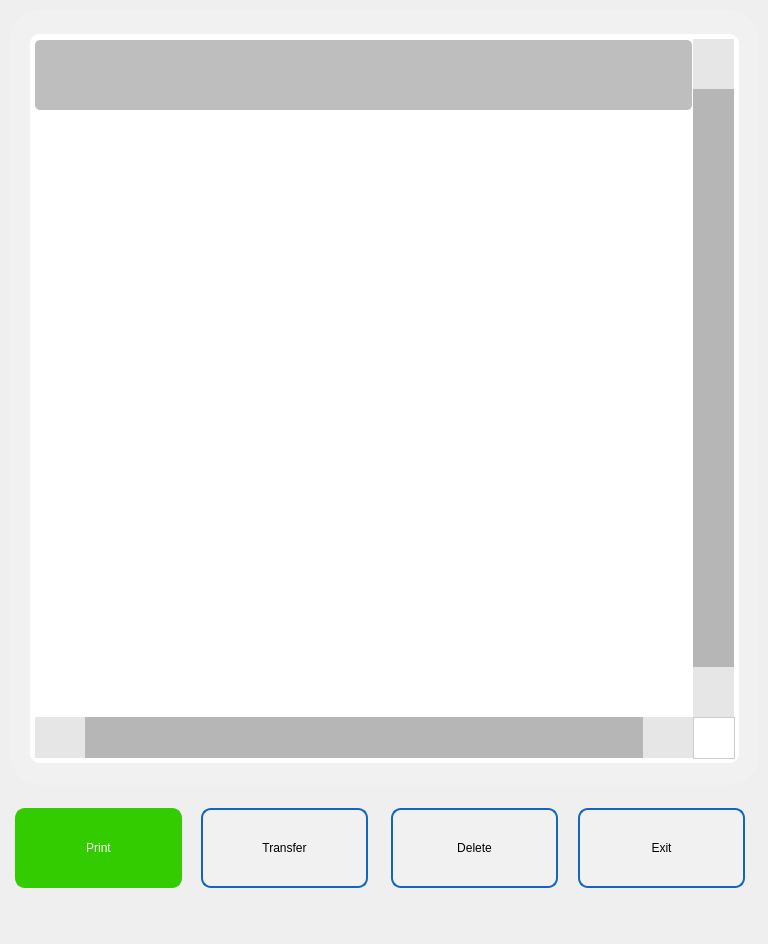
<?xml version="1.0" encoding="UTF-8"?>
<ui version="4.0">
 <class>sMemory</class>
 <widget class="QWidget" name="sMemory">
  <property name="geometry">
   <rect>
    <x>0</x>
    <y>0</y>
    <width>768</width>
    <height>944</height>
   </rect>
  </property>
  <property name="windowTitle">
   <string>Form</string>
  </property>
  <property name="styleSheet">
   <string notr="true"/>
  </property>
  <widget class="QPushButton" name="pbTransfer">
   <property name="geometry">
    <rect>
     <x>201</x>
     <y>808</y>
     <width>167</width>
     <height>80</height>
    </rect>
   </property>
   <property name="focusPolicy">
    <enum>Qt::ClickFocus</enum>
   </property>
   <property name="styleSheet">
    <string notr="true">QPushButton{
background-color: rgb(241, 241, 241);
border-width: 2px;
border-color: rgb(21, 100, 192);
border-style: solid;
border-radius: 10;
color: rgb(0, 0, 0);
font: 75 16pt &quot;Roboto Medium&quot;;
}
QPushButton:disabled { 
background-color: rgb(204, 244, 198);
border-width: 2px;
border-color: rgb(127, 143, 127);
border-style: solid;
border-radius: 10;
color: rgb(0, 0, 0);
font: 75 16pt &quot;Roboto Medium&quot;;
}
QPushButton:pressed {
background-color: rgb(194, 194, 194);
border-width: 2px;
border-color: rgb(194, 194, 194);
border-style: solid;
border-radius: 10;
color: rgb(255, 255, 255);
font: 75 16pt &quot;Roboto Medium&quot;;
}
QPushButton:down {
background-color: rgb(24, 163, 3);
border-width: 2px;
border-color: rgb(24, 163, 3);
border-style: solid;
border-radius: 10;
color: rgb(0, 0, 0);
font: 75 16pt &quot;Roboto Medium&quot;;
}
QPushButton:default {
background-color: rgb(241, 241, 241);
border-width: 2px;
border-color: rgb(21, 100, 192);
border-style: solid;
border-radius: 10;
color: rgb(0, 0, 0);
font: 75 16pt &quot;Roboto Medium&quot;;
}
</string>
   </property>
   <property name="text">
    <string>Transfer</string>
   </property>
  </widget>
  <widget class="QPushButton" name="pbDelete">
   <property name="geometry">
    <rect>
     <x>391</x>
     <y>808</y>
     <width>167</width>
     <height>80</height>
    </rect>
   </property>
   <property name="focusPolicy">
    <enum>Qt::ClickFocus</enum>
   </property>
   <property name="styleSheet">
    <string notr="true">QPushButton{
background-color: rgb(241, 241, 241);
border-width: 2px;
border-color: rgb(21, 100, 192);
border-style: solid;
border-radius: 10;
color: rgb(0, 0, 0);
font: 75 16pt &quot;Roboto Medium&quot;;
}
QPushButton:disabled { 
background-color: rgb(204, 244, 198);
border-width: 2px;
border-color: rgb(127, 143, 127);
border-style: solid;
border-radius: 10;
color: rgb(0, 0, 0);
font: 75 16pt &quot;Roboto Medium&quot;;
}
QPushButton:pressed {
background-color: rgb(194, 194, 194);
border-width: 2px;
border-color: rgb(194, 194, 194);
border-style: solid;
border-radius: 10;
color: rgb(255, 255, 255);
font: 75 16pt &quot;Roboto Medium&quot;;
}
QPushButton:down {
background-color: rgb(24, 163, 3);
border-width: 2px;
border-color: rgb(24, 163, 3);
border-style: solid;
border-radius: 10;
color: rgb(0, 0, 0);
font: 75 16pt &quot;Roboto Medium&quot;;
}
QPushButton:default {
background-color: rgb(241, 241, 241);
border-width: 2px;
border-color: rgb(21, 100, 192);
border-style: solid;
border-radius: 10;
color: rgb(0, 0, 0);
font: 75 16pt &quot;Roboto Medium&quot;;
}
</string>
   </property>
   <property name="text">
    <string>Delete</string>
   </property>
  </widget>
  <widget class="QPushButton" name="pbPrint">
   <property name="geometry">
    <rect>
     <x>15</x>
     <y>808</y>
     <width>167</width>
     <height>80</height>
    </rect>
   </property>
   <property name="focusPolicy">
    <enum>Qt::ClickFocus</enum>
   </property>
   <property name="styleSheet">
    <string notr="true">QPushButton{
background-color: rgb(51, 204, 0);
border-width: 2px;
border-color: rgb(51, 204, 0);
border-style: solid;
border-radius: 10;
color: rgb(255, 255, 255);
font: 75 16pt &quot;Roboto Medium&quot;;
}
QPushButton:disabled { 
background-color: rgb(204, 244, 198);
border-width: 2px;
border-color: rgb(127, 143, 127);
border-style: solid;
border-radius: 10;
color: rgb(0, 0, 0);
font: 75 16pt &quot;Roboto Medium&quot;;
}
QPushButton:pressed {
background-color: rgb(24, 163, 3);
border-width: 2px;
border-color: rgb(24, 163, 3);
border-style: solid;
border-radius: 10;
color: rgb(255, 255, 255);
font: 75 16pt &quot;Roboto Medium&quot;;
}
QPushButton:down {
background-color: rgb(24, 163, 3);
border-width: 2px;
border-color: rgb(24, 163, 3);
border-style: solid;
border-radius: 10;
color: rgb(0, 0, 0);
font: 75 16pt &quot;Roboto Medium&quot;;
}
QPushButton:default {
background-color: rgb(241, 241, 241);
border-width: 2px;
border-color: rgb(21, 100, 192);
border-style: solid;
border-radius: 10;
color: rgb(0, 0, 0);
font: 75 16pt &quot;Roboto Medium&quot;;
}
</string>
   </property>
   <property name="text">
    <string>Print</string>
   </property>
  </widget>
  <widget class="QTabWidget" name="GeneralSetupTab">
   <property name="geometry">
    <rect>
     <x>10</x>
     <y>10</y>
     <width>749</width>
     <height>775</height>
    </rect>
   </property>
   <property name="styleSheet">
    <string notr="true">QTabWidget::pane { /* The tab widget frame */
    position: absolute;
	color: rgb(0, 0, 0);
	font: 75 16pt &quot;Roboto Medium&quot;;
	border: 0px solid #C4C4C3;
	border-bottom-color: #C2C7CB; /* same as the pane color */
   	border-bottom-left-radius: 30px;
   	border-bottom-right-radius: 30px;
    border-top-right-radius: 30px;
}

QTabWidget::tab-bar {
    alignment: left;
}

/* Style the tab using the tab sub-control. Note that
    it reads QTabBar _not_ QTabWidget */
QTabBar::tab {

    border: 1px solid #C4C4C3;
    border-bottom-color: #C2C7CB; /* same as the pane color */
    border-top-left-radius: 10px;
    border-top-right-radius: 10px;

    padding: 0px;
    height:0px;
	border-width: 0px;
	border-color: rgb(21, 100, 192);
	border-style: solid;

	font: 75 16pt &quot;Roboto Medium&quot;;
	color: rgb(0, 0, 0);
	

}

QTabBar::tab:selected, QTabBar::tab:hover {
	background-color: rgb(190, 190, 190);
}

QTabBar::tab:selected {
    border-color: #9B9B9B;
    border-bottom-color: #C2C7CB; /* same as pane color */
 border: 0px
}
</string>
   </property>
   <property name="currentIndex">
    <number>0</number>
   </property>
   <widget class="QWidget" name="tab_4">
    <attribute name="title">
     <string>User Setup</string>
    </attribute>
    <widget class="QFrame" name="frame">
     <property name="geometry">
      <rect>
       <x>0</x>
       <y>0</y>
       <width>749</width>
       <height>775</height>
      </rect>
     </property>
     <property name="styleSheet">
      <string notr="true">background-color: rgb(241, 241, 241);
border-width: 0px;
border-color: rgb(21, 100, 192);
border-style: solid;
border-radius: 30;
color: rgb(0, 0, 0);
font: 75 16pt &quot;Roboto&quot;;</string>
     </property>
     <property name="frameShape">
      <enum>QFrame::StyledPanel</enum>
     </property>
     <property name="frameShadow">
      <enum>QFrame::Raised</enum>
     </property>
     <widget class="QTableView" name="wTableView">
      <property name="geometry">
       <rect>
        <x>20</x>
        <y>24</y>
        <width>709</width>
        <height>729</height>
       </rect>
      </property>
      <property name="sizePolicy">
       <sizepolicy hsizetype="Fixed" vsizetype="Expanding">
        <horstretch>0</horstretch>
        <verstretch>0</verstretch>
       </sizepolicy>
      </property>
      <property name="focusPolicy">
       <enum>Qt::ClickFocus</enum>
      </property>
      <property name="styleSheet">
       <string notr="true">QTableView {
   color: rgb(0, 0, 0);
   Background-color : white;
   alternate-background-color: rgb(245,245,245);
   Selection-color: white; /* The text color of the selected area*/
   Selection-background-color:  rgb(21, 100, 192);
   border: 0px groove gray;
   border-radius: 10px;
   padding: 2px 4px;
   font: 75 16pt &quot;Roboto Medium&quot;;
   padding:5px;
   outline: 0px;
}

QHeaderView::section {
	background-color: white; /* red  rgb(182, 182, 182); */
    color: white;
    border: 1px solid #6c6c6c;
    height: 50px;
    font: 75 16pt &quot;Roboto Medium&quot;;
}

QScrollBar:horizontal {
    background:  rgb(230,230,230);
    height:41px;
    margin: 0px 50px 0 50px;
    border-top: 2px solid  rgb(182, 182, 182);
    border-radius: 0px;
}

QScrollBar::handle:horizontal {
    background:  rgb(182, 182, 182);
    min-width: 20px;
}

QScrollBar::add-line:horizontal {
    border: 0px solid grey;
    background: rgb(230,230,230);
    width: 50px;
    subcontrol-position: right;
    subcontrol-origin: margin;
}

QScrollBar::sub-line:horizontal {
    border: 0px solid grey;
    background:  rgb(230,230,230);
    width: 50px;
    subcontrol-position: left;
    subcontrol-origin: margin;
}

QScrollBar:left-arrow:horizontal  {
    width: 50px;
    height: 41px;
	background-image: url(:/images/icons/cleftarrow.png);
}

QScrollBar::right-arrow:horizontal {
   width: 50px;
   height: 41px;
   background-image: url(:/images/icons/crightarrow.png);
}

 QScrollBar::add-page:horizontal, QScrollBar::sub-page:horizontal {
     background: none;
 }

/*  vertical */
QScrollBar:vertical {
     border: 0px solid  rgb(21, 100, 192);
     background:  rgb(230,230,230);
     width: 41px;
	 margin: 50px 0 50px 0;
     border-left: 2px solid  rgb(182, 182, 182);
     border-radius: 0px;
 }

 QScrollBar::handle:vertical {
     background:  rgb(182, 182, 182);
     min-height: 20px;
 }

 QScrollBar::add-line:vertical {
     border: 0px solid grey;
     background:  rgb(230,230,230);
     height: 50px;
     subcontrol-position: bottom;
     subcontrol-origin: margin;
 }

 QScrollBar::sub-line:vertical {
     border: 0px solid grey;
     background:  rgb(230,230,230);
     height: 50px;
     subcontrol-position: top;
     subcontrol-origin: margin;
 }

 QScrollBar::up-arrow:vertical {
     width: 41px;
     height: 50px;
     background-image: url(:/images/icons/cuparrow.png);
}

QScrollBar::down-arrow:vertical {
     width: 41px;
      height: 50px;
      background-image: url(:/images/icons/cdownarrow.png);
 }

 QScrollBar::add-page:vertical, QScrollBar::sub-page:vertical {
      background: none;
 }

QTableView::item {
    padding: 2px 4px;
    outline: 0px;
}</string>
      </property>
      <property name="verticalScrollBarPolicy">
       <enum>Qt::ScrollBarAlwaysOn</enum>
      </property>
      <property name="horizontalScrollBarPolicy">
       <enum>Qt::ScrollBarAlwaysOn</enum>
      </property>
      <property name="alternatingRowColors">
       <bool>true</bool>
      </property>
      <property name="iconSize">
       <size>
        <width>0</width>
        <height>0</height>
       </size>
      </property>
      <property name="cornerButtonEnabled">
       <bool>false</bool>
      </property>
     </widget>
     <widget class="QTableView" name="wTableViewHeader">
      <property name="geometry">
       <rect>
        <x>21</x>
        <y>30</y>
        <width>661</width>
        <height>70</height>
       </rect>
      </property>
      <property name="sizePolicy">
       <sizepolicy hsizetype="Fixed" vsizetype="Expanding">
        <horstretch>0</horstretch>
        <verstretch>0</verstretch>
       </sizepolicy>
      </property>
      <property name="styleSheet">
       <string notr="true">QTableView {
   color: rgb(255, 255, 255);
   Background-color :  rgb(190, 190, 190);
   alternate-background-color: rgb(245,245,245);
   Selection-color: white; /* The text color of the selected area*/
   Selection-background-color:   rgb(190, 190, 190);
   border: 0px groove gray;
   border-radius: 5px;
   /*padding: 2px 4px;*/
   font: 75 16pt &quot;Roboto Medium&quot;;
   outline: 0;
   margin-left: 4px;
   gridline-color: gray;

}

QHeaderView {
	background-color: rgb(182, 182, 182);
    color: white;
    border: 0px solid #6c6c6c;
    height: 35px;
    font: 75 16pt &quot;Roboto Medium&quot;;
	border-radius: 10px;
}

QHeaderView::section {
	background-color: rgb(182, 182, 182);
    color: white;
    border-left: 1px solid #6c6c6c;
    border-right: 1px solid #6c6c6c;
    height: 35px;
    font: 75 16pt &quot;Roboto Medium&quot;;
	border-radius: 5px;
}

QTableView::item {
	background-color: rgb(182, 182, 182);
    color: white;
    border: 0px solid #6c6c6c;
    height: 52px;
    font: 75 16pt &quot;Roboto Medium&quot;;
	border-radius: 5px;
	padding-left: 10px;
}

</string>
      </property>
      <property name="verticalScrollBarPolicy">
       <enum>Qt::ScrollBarAlwaysOff</enum>
      </property>
      <property name="horizontalScrollBarPolicy">
       <enum>Qt::ScrollBarAlwaysOff</enum>
      </property>
      <property name="alternatingRowColors">
       <bool>true</bool>
      </property>
      <property name="cornerButtonEnabled">
       <bool>false</bool>
      </property>
     </widget>
    </widget>
   </widget>
  </widget>
  <widget class="QPushButton" name="pbExit">
   <property name="geometry">
    <rect>
     <x>578</x>
     <y>808</y>
     <width>167</width>
     <height>80</height>
    </rect>
   </property>
   <property name="focusPolicy">
    <enum>Qt::ClickFocus</enum>
   </property>
   <property name="styleSheet">
    <string notr="true">QPushButton{
background-color: rgb(241, 241, 241);
border-width: 2px;
border-color: rgb(21, 100, 192);
border-style: solid;
border-radius: 10;
color: rgb(0, 0, 0);
font: 75 16pt &quot;Roboto Medium&quot;;
}
QPushButton:disabled { 
background-color: rgb(204, 244, 198);
border-width: 2px;
border-color: rgb(127, 143, 127);
border-style: solid;
border-radius: 10;
color: rgb(0, 0, 0);
font: 75 16pt &quot;Roboto Medium&quot;;
}
QPushButton:pressed {
background-color: rgb(194, 194, 194);
border-width: 2px;
border-color: rgb(194, 194, 194);
border-style: solid;
border-radius: 10;
color: rgb(255, 255, 255);
font: 75 16pt &quot;Roboto Medium&quot;;
}
QPushButton:down {
background-color: rgb(24, 163, 3);
border-width: 2px;
border-color: rgb(24, 163, 3);
border-style: solid;
border-radius: 10;
color: rgb(0, 0, 0);
font: 75 16pt &quot;Roboto Medium&quot;;
}
QPushButton:default {
background-color: rgb(241, 241, 241);
border-width: 2px;
border-color: rgb(21, 100, 192);
border-style: solid;
border-radius: 10;
color: rgb(0, 0, 0);
font: 75 16pt &quot;Roboto Medium&quot;;
}
</string>
   </property>
   <property name="text">
    <string>Exit</string>
   </property>
  </widget>
 </widget>
 <resources/>
 <connections/>
</ui>
